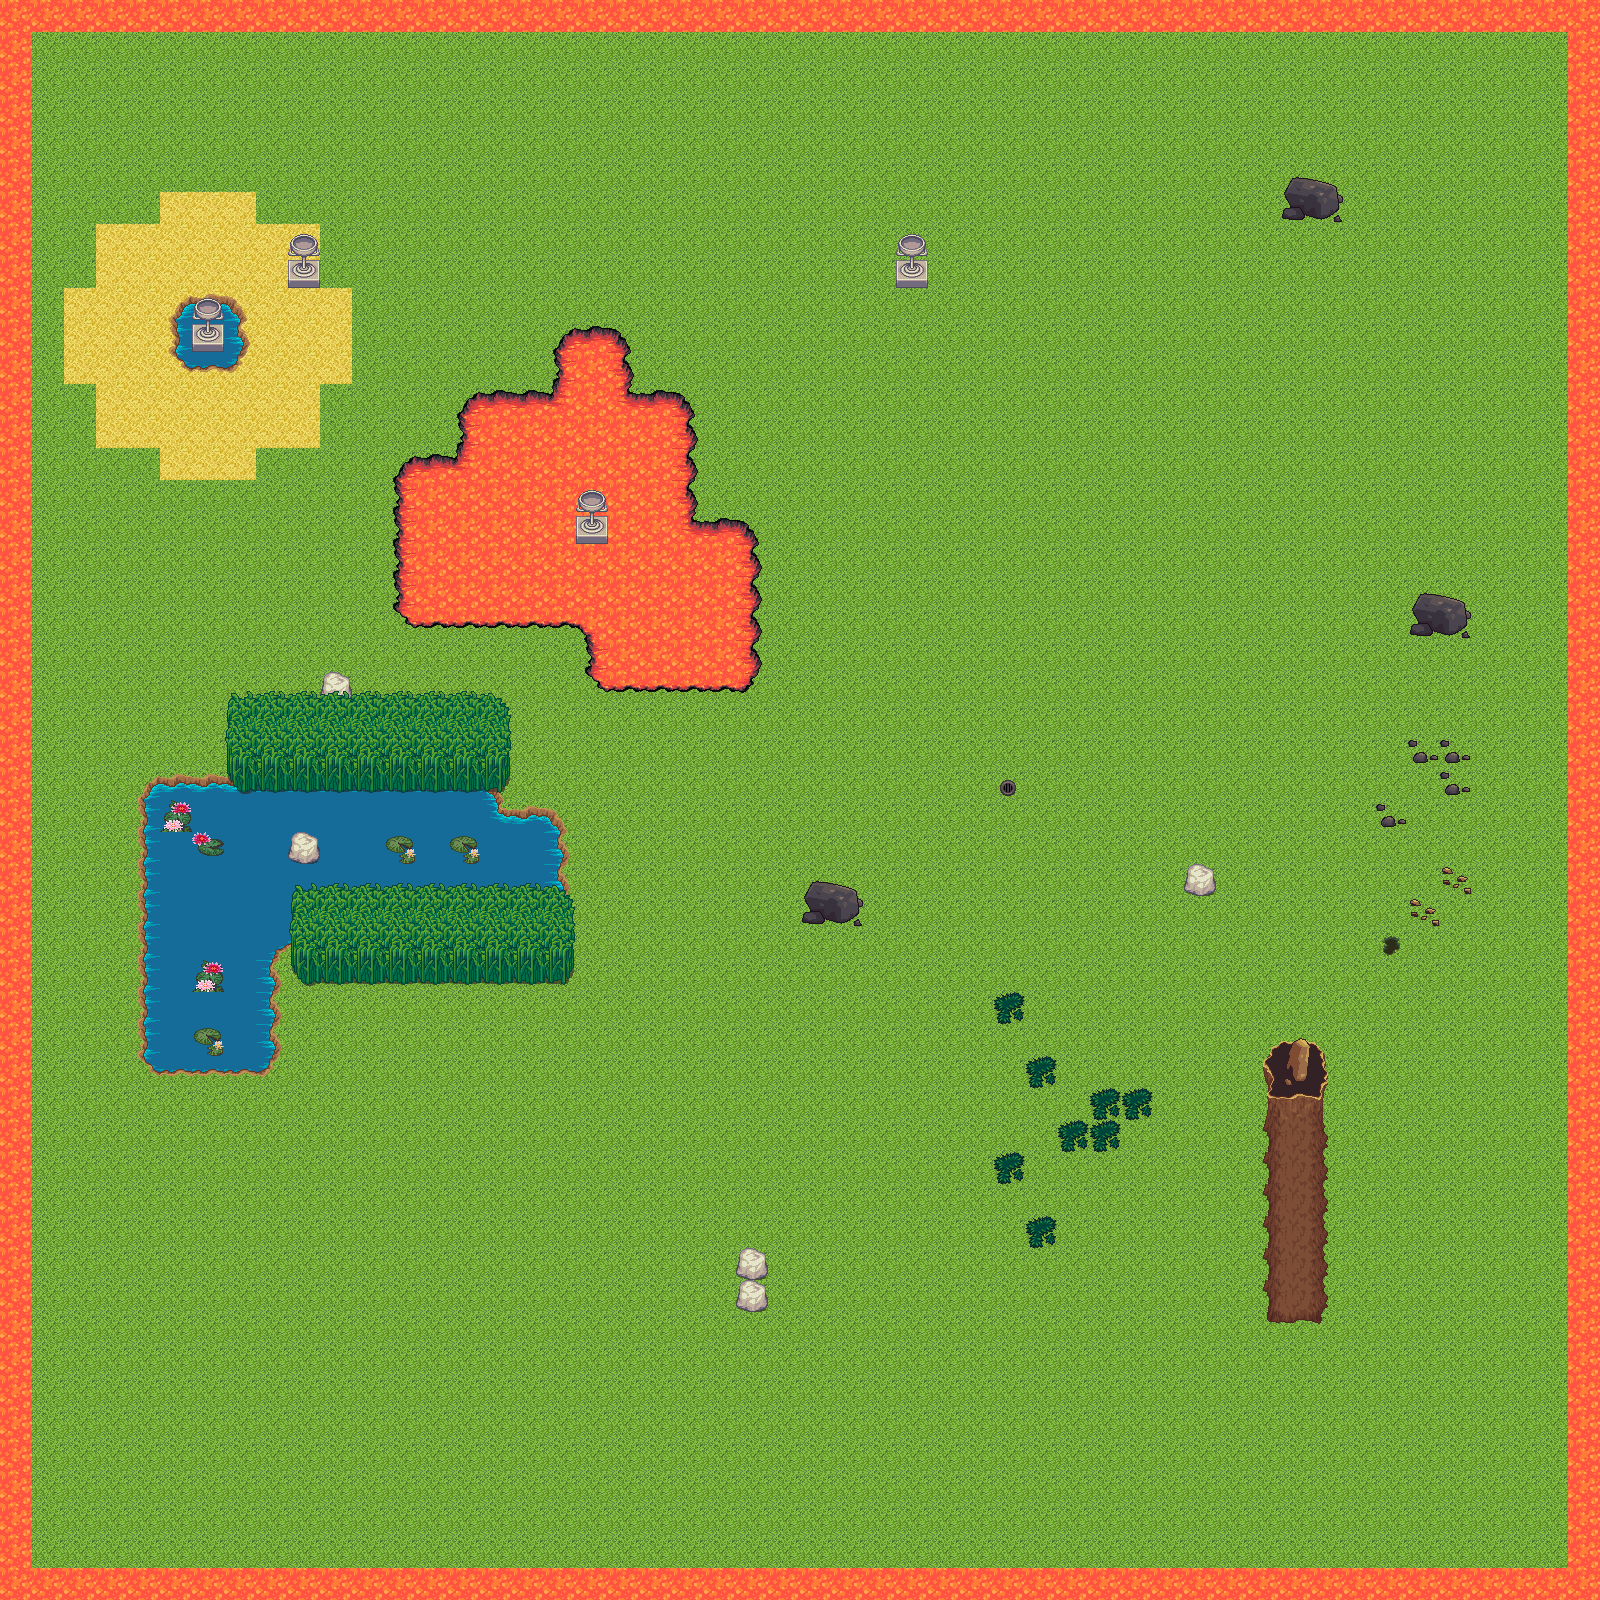

Rendered tile map (Tiled .tmx) drawn with the repository's tilesets; below, a short description and the map source with its tile grids summarised:
An orthogonal 50x50 tile map with 32x32 px tiles, 4 tile layers (layer1, layer2, layer3, layer4).

<map version="1.0" orientation="orthogonal" renderorder="right-down" width="50" height="50" tilewidth="32" tileheight="32" nextobjectid="1">
 <tileset firstgid="1" name="terrain" tilewidth="32" tileheight="32" tilecount="1024" columns="32">
  <image source="../LPC_Terrain/terrain.png" width="1024" height="1024" />
 </tileset>
 <layer name="layer1" width="50" height="50">
  <data>[2500 cells, 2304 non-empty, 2 distinct tile ids]</data>
 </layer>
 <layer name="layer2" width="50" height="50">
  <data>[2500 cells, 439 non-empty, 38 distinct tile ids]</data>
 </layer>
 <layer name="layer3" width="50" height="50">
  <data>[2500 cells, 23 non-empty, 8 distinct tile ids]</data>
 </layer>
 <layer name="layer4" width="50" height="50">
  <data>[2500 cells, 98 non-empty, 21 distinct tile ids]</data>
 </layer>
</map>
